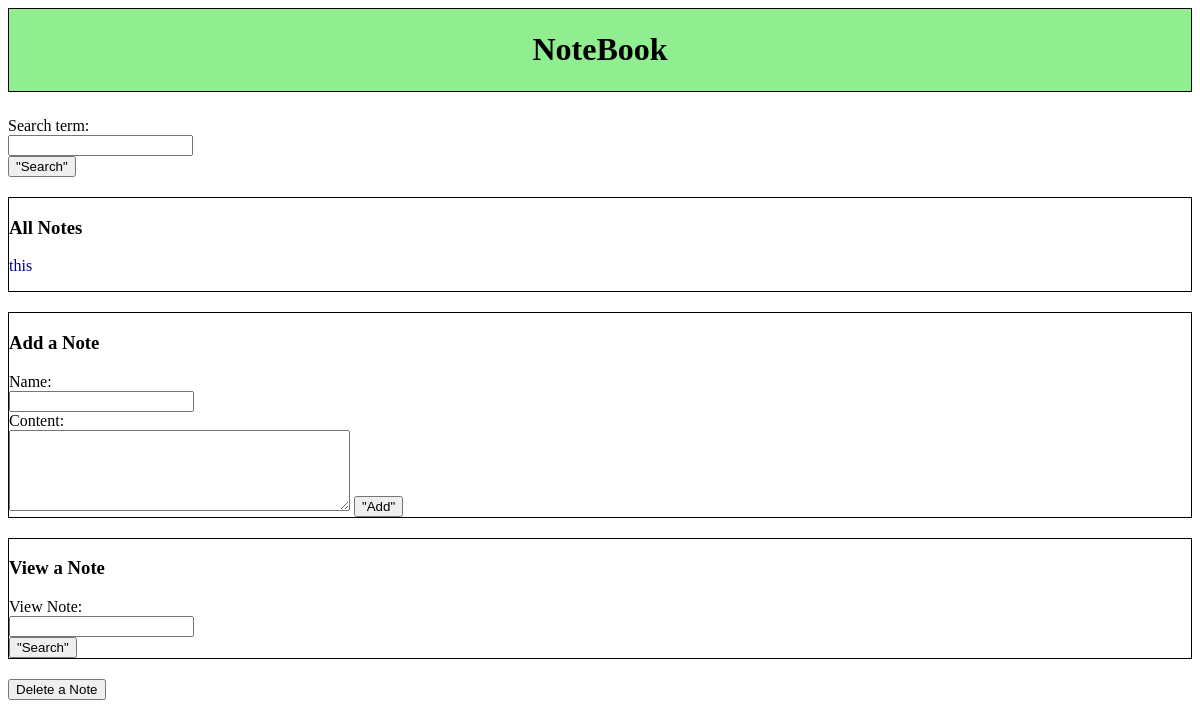
Before: / with the older database file.
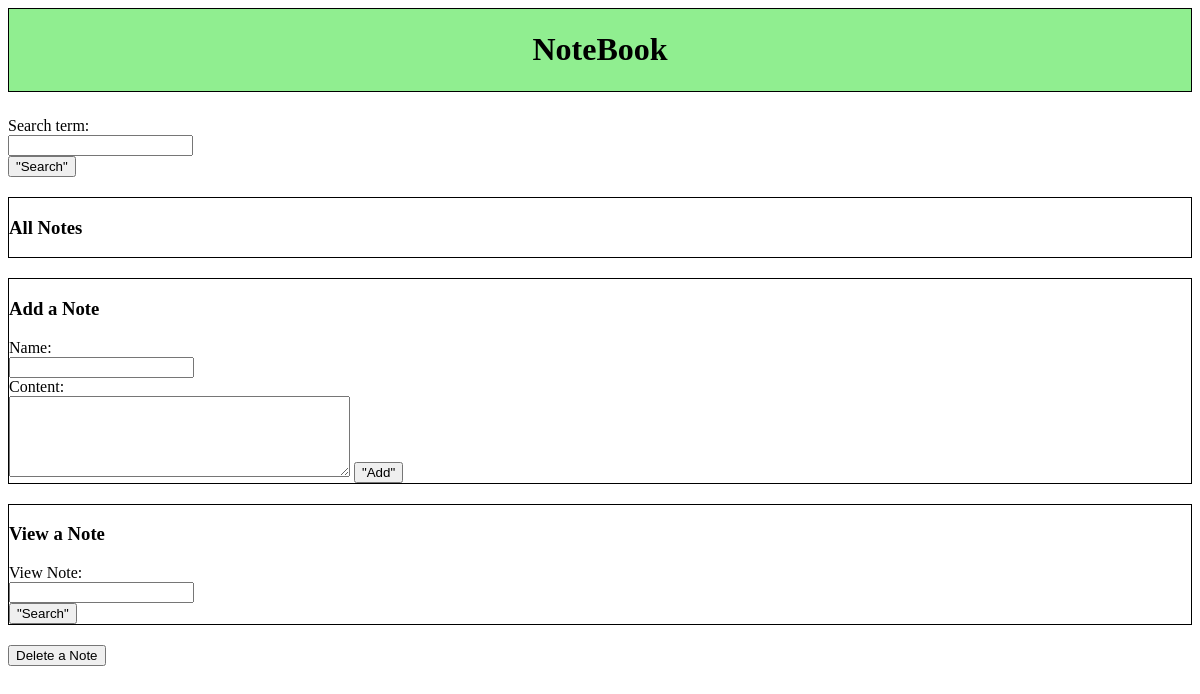
After: the same page with the newer database file.
### notebook/models.py (models this page shows)
class Note(db.Model):
    id = db.Column(db.Integer, primary_key=True)
    name = db.Column(db.Text, nullable=False)
    content = db.Column(db.Text, nullable=False)
    comments = db.relationship('Comment', backref='note', cascade='all, delete-orphan', lazy=True)

### notebook/routes.py (the view, shortened to what this page needs)
@app.route('/', methods=['GET', 'POST'])
def main_page():
    all_notes_queries = Note.query.all()
    all_notes = [note.name for note in all_notes_queries]
    if len(all_notes) == 0:
        return render_template('main.html')
    return render_template('main.html', notes=all_notes, notes_header="All Notes")

### notebook/templates/main.html (shortened to what this page needs)
<!DOCTYPE html>
<html>
  <head>
    <link rel="stylesheet" href="{{ url_for('static', filename='css/main.css') }}"/>
  </head>
  <body>
    <header>
          <h1>NoteBook</h1>
    </header>
    <div style = border:none;>
      <form action="{{ url_for('main_page') }}" method="POST">
        <label for="term">Search term:</label><br>
        <input type="text" id="term" name="term"><br>
        <button type="submit" name="action" value="search">"Search"</button>
      </form>
    </div>
    <div>
      <h3>All Notes</h3>
      {% for note in notes %}
        <p>{{ note }}</p>
      {% endfor %}
    </div>
    <div>
      <h3>Add a Note</h3>
      <form action="{{ url_for('main_page') }}" method="POST">
        <label for="name">Name:</label><br>
        <input type="text" id="name" name="name"><br>
        <label for="content">Content:</label><br>
        <textarea id="content" name="content" rows="5" cols="40"></textarea>
        <button type="submit" name="action" value="add">"Add"</button>
      </form>
    </div>
    <div>
      <h3>View a Note</h3>
      <form action="{{ url_for('find_note') }}" method="POST">
        <label for="note">View Note:</label><br>
        <input type="text" id="note" name="note"><br>
        <button type="submit" name="action" value="find">"Search"</button>
      </form>
    </div>
    <button id="toggleButton">Delete a Note</button>
  </body>
</html>

### notebook/static/css/main.css (style rules this page uses)
header { background-color: lightgreen; text-align: center; padding: 1px; outline: 1px; border: 1px solid black; margin-bottom: 25px; }
div { border:1px solid black; margin-bottom:20px; }

Changed rows visible on the page:
removed Note: name "this"
